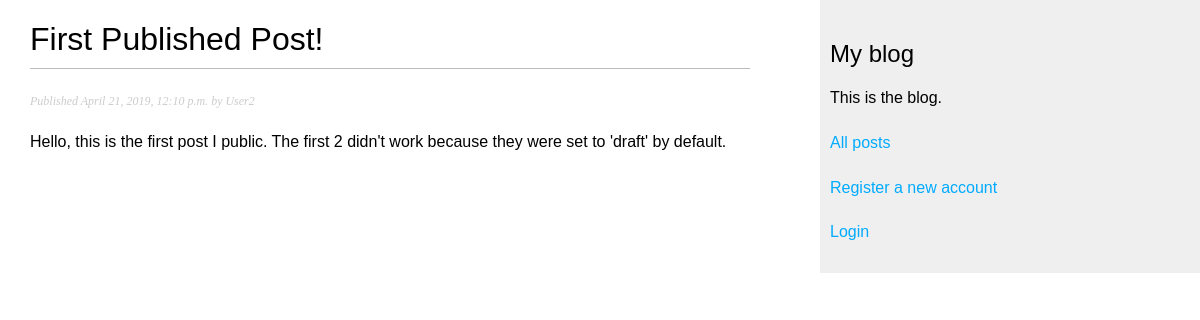
/blog/2019/4/21/first-published-post/, run on the app's committed database.
### blog/models.py (models this page shows, shortened)
class Post(models.Model):
    STATUS_CHOICES = (
        ('draft', 'Draft'),
        ('published', 'Published'),
    )
    title = models.CharField(max_length=250)
    slug = models.SlugField(max_length=250,
                            unique_for_date='publish')
    author = models.ForeignKey(User,
                               on_delete=models.CASCADE,
                               related_name='blog_posts')
    body = models.TextField()
    publish = models.DateTimeField(default=timezone.now)
    created = models.DateTimeField(auto_now_add=True)
    updated = models.DateTimeField(auto_now=True)
    status = models.CharField(max_length=10,
                              choices=STATUS_CHOICES,
                              default='draft')
    objects = models.Manager() # The default manager.
    published = PublishedManager() # Our custom manager.
    class Meta:
        ordering = ('-publish',)

### blog/views.py (the view)
def post_detail(request, year, month, day, post):
    post = get_object_or_404(Post, slug=post,
                                   status='published',
                                   publish__year=year,
                                   publish__month=month,
                                   publish__day=day)
    return render(request,
                  'blog/post/detail.html',
                  {'post': post})

### blog/templates/blog/post/detail.html (shortened to what this page needs)
{% extends "blog/base.html" %}
{% block content %}
  <h1>{{ post.title }}</h1>
  <p class="date">
    Published {{ post.publish }} by {{ post.author }}
  </p>
  {{ post.body|linebreaks }}
{% endblock %}

### blog/static/css/blog.css (style rules this page uses)
body { margin:0; padding:0; font-family:helvetica, sans-serif; }
p { line-height: 1.8; }
h1 { font-weight:normal; border-bottom:1px solid #bbb; padding:0 0 10px 0; }
p.date { color:#ccc; font-family: georgia, serif; font-size: 12px; font-style: italic; }

### data on the page
Post: title "First Published Post!", publish "April 21, 2019, 12:10 p.m.", author "User2", body "Hello, this is the first post I public. The first 2 didn't work because they were set to 'draft' by default."
